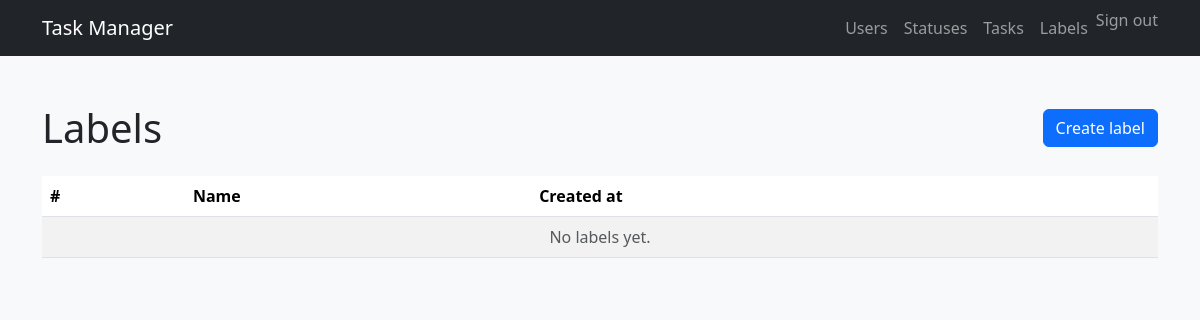
Page /labels/ (signed in) on the earlier database version.
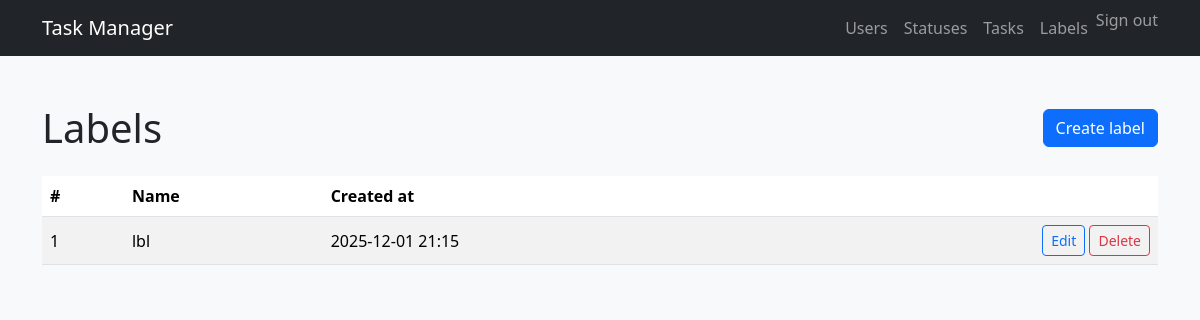
Same page on the later database version.
### labels/models.py (models this page shows, shortened)
class Label(models.Model):
    name = models.CharField(
        max_length=100,
        unique=True,
        verbose_name=_("Name"),
    )
    created_at = models.DateTimeField(
        auto_now_add=True,
        verbose_name=_("Created at"),
    )

### labels/views.py (the view)
# urls.py: path("", views.LabelListView.as_view(), name="list"),
class LabelListView(LoginRequiredMixin, ListView):
    model = Label
    template_name = "labels/list.html"
    context_object_name = "labels"

### templates/labels/list.html (shortened to what this page needs)
{% extends "base.html" %}
{% load django_bootstrap5 i18n %}
{% block content %}
  <div class="d-flex justify-content-between align-items-center mb-4">
    <h1 class="mb-0">{% trans "Labels" %}</h1>
    <a class="btn btn-primary" href="{% url 'labels:create' %}">
      {% trans "Create label" %}
    </a>
  </div>
  <div class="table-responsive">
    <table class="table table-striped align-middle">
      <thead>
        <tr>
          <th>#</th>
          <th>{% trans "Name" %}</th>
          <th>{% trans "Created at" %}</th>
          <th class="text-end"></th>
        </tr>
      </thead>
      <tbody>
        {% for label in labels %}
          <tr>
            <td>{{ forloop.counter }}</td>
            <td>{{ label.name }}</td>
            <td>{{ label.created_at|date:"Y-m-d H:i" }}</td>
            <td class="text-end">
              <a class="btn btn-sm btn-outline-primary"
                 href="{% url 'labels:update' label.pk %}">
                {% trans "Edit" %}
              </a>
              <a class="btn btn-sm btn-outline-danger"
                 href="{% url 'labels:delete' label.pk %}">
                {% trans "Delete" %}
              </a>
            </td>
          </tr>
        {% empty %}
          <tr>
            <td colspan="4" class="text-center text-muted">
              {% trans "No labels yet." %}
            </td>
          </tr>
        {% endfor %}
      </tbody>
    </table>
  </div>
{% endblock %}

### templates/base.html (shortened to what this page needs)
{% load django_bootstrap5 i18n %}
<!doctype html>
<html lang="en">
  <head>
    {% bootstrap_css %}
  </head>
  <body class="bg-light">
    <nav class="navbar navbar-expand-lg navbar-dark bg-dark">
      <div class="container">
        <a class="navbar-brand" href="{% url 'index' %}">Task Manager</a>
        <div class="collapse navbar-collapse" id="navbarMain">
          <ul class="navbar-nav ms-auto mb-2 mb-lg-0">
            <li class="nav-item">
              <a class="nav-link" href="{% url 'users:list' %}">
                {% trans "Users" %}
              </a>
            </li>
            {% if request.user.is_authenticated %}
              <li class="nav-item">
                <a class="nav-link" href="{% url 'statuses:list' %}">
                  {% trans "Statuses" %}
                </a>
              </li>
              <li class="nav-item">
                <a class="nav-link" href="{% url 'tasks:list' %}">
                  {% trans "Tasks" %}
                </a>
              </li>
              <li class="nav-item">
                <a class="nav-link" href="{% url 'labels:list' %}">
                  {% trans "Labels" %}
                </a>
              </li>
              <li class="nav-item">
                <form method="post"
                      action="{% url 'logout' %}"
                      class="d-inline">
                  <button class="nav-link btn btn-link p-0" type="submit">
                    {% trans "Sign out" %}
                  </button>
                </form>
              </li>
            {% endif %}
          </ul>
        </div>
      </div>
    </nav>
    <main class="container py-5">
      {% block content %}{% endblock %}
    </main>
  </body>
</html>

Differences in the rows shown:
added Label: name "lbl", created_at "2025-12-01 21:15"
Other differences:
text no longer shown: "No labels yet."
